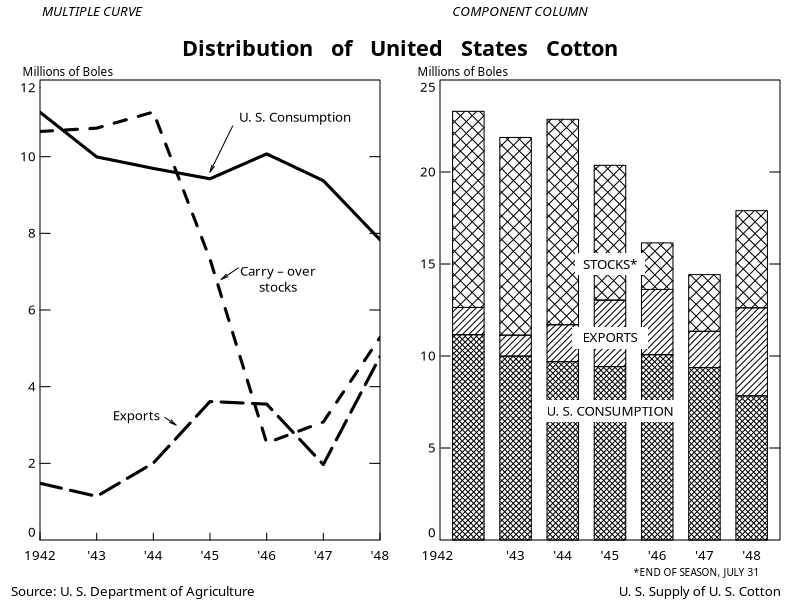

Write R code to recreate this figure.
# RSS #CottonViz challenge (recreate)
# Matt Dray, June 2021

# Read more about the challenge on the RSS website:
#   https://rss.org.uk/news-publication/news-publications/2021/section-group-reports/mary-eleanor-spear-dataviz-competition-for-childre/

# Read about my recreation in this blog post:
#   https://www.rostrum.blog/2021/06/08/recreate-spear/


# Open graphics device ----------------------------------------------------


# Open a PNG graphics device
png(
  "2021-06-08_cottonviz_spear/output/cottonviz-recreate.png",
  width  = 20,
  height = 12.2,
  units  = "cm",
  res    = 1200
)


# Data and global parameters ----------------------------------------------


# Replicate data as a dataframe
cotton <- data.frame(
  Year = 1942:1948,
  `US consumption` = c(11160, 9993,  9693,  9423,  10072, 9374,  7833),
  Exports          = c(1480,  1139,  2007,  3613,  3545,  1968,  4785),
  Stocks           = c(10657, 10744, 11164, 7326,  2530,  3080,  5283),
  `Total supply`   = c(23297, 21876, 22864, 20362, 16147, 14422, 17901),
  check.names = FALSE  # allows for spaces in variable names
)

# Constants: general
CEX       <- 0.8      # font size
YDIV      <- 1000     # division for y-axis
BLACK     <- "black"  # easy to supply off-black instead
WHITE     <- "white"
XTICK_LEN <- 0.02     # x axis tick length
YTICK_LEN <- 0.03

# Constants: lineplot (LP)
LP_YLIM      <- c(0, 12)  # y-axis limite
LP_WIDTH     <- 3         # width of lines
LP_YTICK_SEQ <- seq(2, 10, 2)  # y tick locations 
LP_YLAB_SEQ  <- seq(0, 12, 2)  # y label locations

# Constants: barplot (BP)
BP_YLIM        <- c(0, 25)
BP_YTICK_SEQ   <- seq(5, 20, 5)
BP_YLAB_SEQ    <- seq(0, 25, 5)
BP_SPACE       <- 0.5  # space between bars
BP_HATCH_ANGLE <- 45   # hatchmark angle
BP_HATCH_HI    <- 25   # hatchmark density
BP_HATCH_MID   <- 22
BP_HATCH_LO    <- 12

# Set plotting parameters
par(
  mgp = c(0, 0.2, 0),       # gap to tick labels
  mar = c(3, 2, 4, 1),      # margins
  mfrow = c(1, 2),          # plot layout
  ann = FALSE,              # annotation
  cex.axis = CEX,           # axis font size
  family = "Routed Gothic"  # font family
)


# Line plot ---------------------------------------------------------------


# Dummy x-y scatter plot
plot(
  x = cotton$Year,
  y = cotton$`US consumption` / YDIV,  # data
  axes = FALSE,    # no axes
  pch = "",        # expunge axes/points
  ylim = LP_YLIM,  # y-axis min/max limits
  xaxs = "i",      # set 'absolute origin'
  yaxs = "i"
)

# Manual x-axis
axis(
  side = 1,
  at = 1942:1948,
  labels = c(1942, paste0("'", 43:48)),  # i.e. 1942, '43, '44, etc
  tck = XTICK_LEN,   # tick length
  col = WHITE,       # i.e. axis isn't visible
  col.ticks = BLACK  # i.e. axis ticks are visible
)

# Manual y-axis (just ticks)
axis(
  side = 2,
  at = LP_YTICK_SEQ,  # no ticks needed for origin/max
  labels = FALSE, 
  tck = YTICK_LEN, 
  col = WHITE,
  col.ticks = BLACK
)

# Manual y-axis (just labels)
axis(
  side = 2,
  at = c(0.2, LP_YTICK_SEQ, 11.8),  # origin/max labels above/below tick
  labels = LP_YLAB_SEQ, 
  las = 1,
  tck = 0,
  col = WHITE, 
  col.ticks = BLACK
)

# Manual secondary y-axis (just ticks)
axis(
  side = 4,
  at = LP_YTICK_SEQ,
  labels = FALSE,
  tck = YTICK_LEN,
  col = WHITE,
  col.ticks = BLACK
)

# Y-axis label: horizontal at top of axis
mtext("Millions of Boles", side = 3, cex = CEX - 0.1, adj = -0.07)

# Bounding box around plot boundary
box()

# Generate lines and labels for each group iteratively
mapply(
  function(type, lty, x, y, label) { 
    lines(cotton$Year, cotton[[type]] / YDIV, lty = lty, lwd = LP_WIDTH)
    text(x, y, label, cex = CEX)
  },
  type = c("US consumption", "Exports", "Stocks"),
  lty = c("solid", "longdash", "dashed"),
  x = c(1946.5, 1943.7, 1946.2), 
  y = c(11, 3.2, 6.8),
  label = c("U. S. Consumption", "Exports", "Carry – over\nstocks")
)

# Add arrows from labels to lines
arrows(
  x0 = c(1945.4, 1944.2, 1945.5),  # arrow origins
  y0 = c(10.8, 3.2, 7.1),
  x1 = c(1945, 1944.4, 1945.2),    # arrowheads
  y1 = c(9.6, 3, 6.8),
  angle = 12,
  length = 0.07
)


# Bar plot ----------------------------------------------------------------


# Convert dataframe structure for passing to barplot()
cotton_transpose <- t(cotton)[2:4,] / YDIV
colnames(cotton_transpose) <- c("", paste0("'", 43:48))

# Barplot layer with hatching only (allows for crosshatching)
barplot(
  cotton_transpose, 
  axes = FALSE,      # suppress axes
  xaxt = "n",        # suppress x-axis bar labels
  ylim = BP_YLIM,
  space = BP_SPACE,  # space between bars
  border = WHITE,    # border around bars
  col = BLACK,
  density = rep(c(BP_HATCH_HI, 0, BP_HATCH_LO), 7),  # line 'closeness
  angle = 360 - BP_HATCH_ANGLE  # top-left to bottom-right
)

# Barplot layer with features
barplot(
  cotton_transpose, 
  axes = FALSE,
  ylim = BP_YLIM,
  space = BP_SPACE,
  col = BLACK,
  density = rep(c(BP_HATCH_HI, BP_HATCH_MID, BP_HATCH_LO), 7),
  angle = BP_HATCH_ANGLE, # bottom-left to upper-right
  add = TRUE              # add as layer on top of existing plot
)

# Manual y-axis (just ticks)
axis(
  side = 2,
  at = BP_YTICK_SEQ,
  tck = YTICK_LEN,
  labels = FALSE,
  col = WHITE,
  col.ticks = BLACK
)

# Manual y-axis (just labels)
axis(
  side = 2,
  at = c(0.4, BP_YTICK_SEQ, 24.6), 
  tck = 0, 
  labels = BP_YLAB_SEQ, 
  las = 1, 
  col = WHITE
)

# Manual secondary y-axis (just ticks)
axis(
  side = 4,
  at = BP_YTICK_SEQ,
  labels = FALSE,
  tck = YTICK_LEN,
  col = WHITE,
  col.ticks = BLACK
)

# X-axis label: horizontal at top of axis
mtext("Millions of Boles", side = 3, adj = -0.09, cex = CEX - 0.1)

# The first label is at the origin
mtext("1942", side = 1, line = 0.2, adj = -0.06, cex = CEX)

# Bounding box around plot boundary
box()

# Apply labels iteratively
mapply(
  function(x, y, xleft, ybottom, xright, ytop, label) { 
    rect(xleft, ybottom, xright, ytop, col = WHITE, border = NA)
    text(x, y, label, cex = CEX)
  },
  xleft   = c(4.4,  4.3,  3.2),
  ybottom = c(14.4, 10.4, 6.4),
  xright  = c(6.6,  6.7,  7.8),
  ytop    = c(15.6, 11.6, 7.6),
  x = 5.5,
  y = c(15, 11, 7),
  label = c("STOCKS*", "EXPORTS", "U. S. CONSUMPTION")
)


# Margin labels -----------------------------------------------------------


# Main title
mtext(
  text = "Distribution   of   United   States   Cotton",
  outer = TRUE,  # outer plot margin
  side = 3,      # i.e. top
  line = -3,     # relative to outside to plot limit
  cex = CEX + 0.5,
  family = "Hussar Bold Condensed",
  font = 2       # bold
)

# 'Subtitle' for line plot
mtext(
  text = "MULTIPLE CURVE",
  outer = TRUE,
  side = 3,
  line = -1,
  adj = 0.06,  # nudge
  cex = CEX,
  font = 3  # italic
)

# 'Subtitle' for bar plot
mtext(
  text = "COMPONENT COLUMN",
  outer = TRUE,
  side = 3,
  line = -1,
  adj = 0.68,
  cex = CEX,
  font = 3
)

# Caption: source
mtext(
  text = "Source: U. S. Department of Agriculture",
  outer = TRUE,
  side = 1,  # bottom
  line = -1,
  adj = 0.02,
  cex = CEX
)

# Caption: stocks asterisk
mtext(
  text = "*END OF SEASON, JULY 31",
  outer = TRUE,
  side = 1,
  line = -2,
  adj = 0.94,
  cex = CEX - 0.2,
)

# Caption: US cotton
mtext(
  text = "U. S. Supply of U. S. Cotton",
  outer = TRUE,
  side = 1,
  line = -1,
  adj = 0.97,
  cex = CEX
)


# Close graphics device ---------------------------------------------------


# Saves device contents, will be PNG given original png() call
dev.off()

